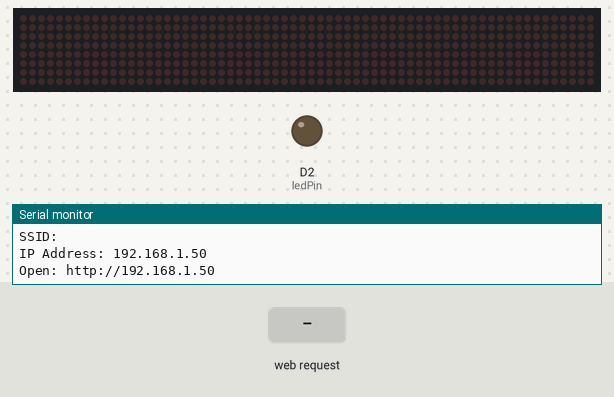
A sketch run on a simulated Arduino MKR. On the bench: 64×8 LED matrix, output pins drawn as LEDs (lit = HIGH), the last lines printed to the serial monitor. Inputs (shaded band) come from the test bench. WiFi joins after 1.5 s; servers stay silent unless stated.

Above: at 12.7 s.
12.8 s: HTTP request GET /button1-0 received
14.3 s: HTTP request GET /buttonR received
15.8 s: HTTP request GET /button3-0 received
17.3 s: HTTP request GET /button2-0 received
18.8 s: HTTP request GET /button4-0 received
At 19.6 s:
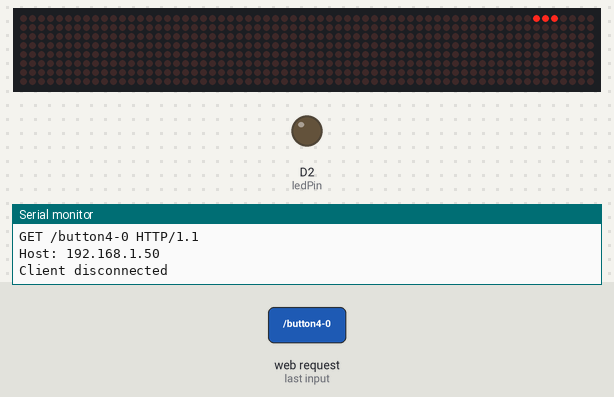
20.3 s: HTTP request GET /button5-0 received
Timing chart, 0 to 22.8 s (numbered marks = the images above; inputs shaded):
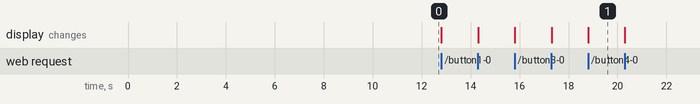

The sketch:

pixeluino_main.ino
```cpp
#include <SPI.h>
#include <WiFi101.h>
#include <LedControl.h>

int DIN = 7;
int CS =  6;
int CLK = 5;
LedControl lc=LedControl(DIN,CLK,CS,0);

char ssid[] = "";      // your network name
char pass[] = "";      // your network password
int keyIndex = 0;
int status = WL_IDLE_STATUS;
WiFiServer server(80);

WiFiClient client = server.available();

int ledPin = 2;

void setup() {
  lc.shutdown(0,false);
  lc.setIntensity(0,15);
  lc.clearDisplay(0);
  Serial.begin(9600);
  pinMode(ledPin, OUTPUT);
  while (!Serial);

  enable_WiFi();
  connect_WiFi();

  server.begin();
  printWifiStatus();
}

void loop() {
  client = server.available();

  if (client) {
    printWEB();
  }
}

void printWifiStatus() {

  Serial.print("SSID: ");
  Serial.println(WiFi.SSID());

  IPAddress ip = WiFi.localIP();
  Serial.print("IP Address: ");
  Serial.println(ip);

  Serial.print("Open: http://");
  Serial.println(ip);
}

void enable_WiFi() {

  String fv = WiFi.firmwareVersion();
  if (fv < "1.0.0") {
    Serial.println("Update your firmware.");
  }
}

void connect_WiFi() {
  while (status != WL_CONNECTED) {
    Serial.print("Trying to connect to SSID: ");
    Serial.println(ssid);
    // korstin WPA
    status = WiFi.begin(ssid, pass);
    delay(10000);
  }
}

void printWEB() {

  if (client) {
    Serial.println("New client");
    String currentLine = "";
    while (client.connected()) {
      if (client.available()) {
        char c = client.read();
        Serial.write(c);
        if (c == '\n') {


          if (currentLine.length() == 0) {

            client.println("HTTP/1.1 200 OK");
            client.println("Content-type:text/html");
            client.println();

           client.println("<!DOCTYPE html>");
           client.println("<html lang=\"en\">");
            client.println("<head> <meta charset=\"UTF-8\"> <meta http-equiv=\"X-UA-Compatible\" content=\"IE=edge\"> <meta name=\"viewport\" content=\"width=device-width, initial-scale=1.0\"> <title>Arduino Crtanje2</title></head>");
           client.println("<body>");
            client.println("<style>body{text-align: center;}h2{margin-top: 50px;}.block{display: inline-block; background: #373435; text-align: center; border-radius: 5%; height: 300px; width: 300px; margin-left: auto; margin-right: auto;}.button{background-color: #fff; color: transparent; border-radius: 50%; margin-left: 5px; width: 27px; height: 27px; margin-left: auto; margin-right: auto;}.top{display: inline-block; width: 2em; height: 1.5em; border: 0.5em solid #333; border-radius: 50%;}.kocka{margin-top: 10px; height: 27px; display: flex; bottom: 27px;}.kockavrh{margin-top: 7.5px; height: 27px; display: flex; bottom: 27px;}.kockadno{margin-top: 10px; height: 27px; display: flex; bottom: 27px;}#btnRefresh{background: transparent; border-color: transparent; width: 50px; height: 50px; border-radius: 50%; margin-left: 310px; display: flex; margin-top: -35px;}#img2{width: 30px; height: 30px;}</style>");
           client.println("<h2> Crtaj Ovdje! </h2>");
            client.println("<div class=\"container\">");
            client.println("<div class=\"block\">");
            client.println("<div class=\"kockavrh\"> <div class=\"button\"id=\"button1-0\"></div><div class=\"button\"id=\"button2-0\"></div><div class=\"button\"id=\"button3-0\"></div><div class=\"button\"id=\"button4-0\"></div><div class=\"button\"id=\"button5-0\"></div><div class=\"button\"id=\"button6-0\"></div><div class=\"button\"id=\"button7-0\"></div><div class=\"button\"id=\"button8-0\"></div></div>");
            client.println("<div class=\"kocka\"> <div class=\"button\"id=\"button1-1\"></div><div class=\"button\"id=\"button2-1\"></div><div class=\"button\"id=\"button3-1\"></div><div class=\"button\"id=\"button4-1\"></div><div class=\"button\"id=\"button5-1\"></div><div class=\"button\"id=\"button6-1\"></div><div class=\"button\"id=\"button7-1\"></div><div class=\"button\"id=\"button8-1\"></div></div>");
            client.println("<div class=\"kocka\"> <div class=\"button\"id=\"button1-2\"></div><div class=\"button\"id=\"button2-2\"></div><div class=\"button\"id=\"button3-2\"></div><div class=\"button\"id=\"button4-2\"></div><div class=\"button\"id=\"button5-2\"></div><div class=\"button\"id=\"button6-2\"></div><div class=\"button\"id=\"button7-2\"></div><div class=\"button\"id=\"button8-2\"></div></div>");
            client.println("<div class=\"kocka\"> <div class=\"button\"id=\"button1-3\"></div><div class=\"button\"id=\"button2-3\"></div><div class=\"button\"id=\"button3-3\"></div><div class=\"button\"id=\"button4-3\"></div><div class=\"button\"id=\"button5-3\"></div><div class=\"button\"id=\"button6-3\"></div><div class=\"button\"id=\"button7-3\"></div><div class=\"button\"id=\"button8-3\"></div></div>");
            client.println("<div class=\"kocka\"> <div class=\"button\"id=\"button1-4\"></div><div class=\"button\"id=\"button2-4\"></div><div class=\"button\"id=\"button3-4\"></div><div class=\"button\"id=\"button4-4\"></div><div class=\"button\"id=\"button5-4\"></div><div class=\"button\"id=\"button6-4\"></div><div class=\"button\"id=\"button7-4\"></div><div class=\"button\"id=\"button8-4\"></div></div>");
            client.println("<div class=\"kocka\"> <div class=\"button\"id=\"button1-5\"></div><div class=\"button\"id=\"button2-5\"></div><div class=\"button\"id=\"button3-5\"></div><div class=\"button\"id=\"button4-5\"></div><div class=\"button\"id=\"button5-5\"></div><div class=\"button\"id=\"button6-5\"></div><div class=\"button\"id=\"button7-5\"></div><div class=\"button\"id=\"button8-5\"></div></div>");
            client.println("<div class=\"kocka\"> <div class=\"button\"id=\"button1-6\"></div><div class=\"button\"id=\"button2-6\"></div><div class=\"button\"id=\"button3-6\"></div><div class=\"button\"id=\"button4-6\"></div><div class=\"button\"id=\"button5-6\"></div><div class=\"button\"id=\"button6-6\"></div><div class=\"button\"id=\"button7-6\"></div><div class=\"button\"id=\"button8-6\"></div></div>");
            client.println("<div class=\"kockadno\"> <div class=\"button\"id=\"button1-7\"></div><div class=\"button\"id=\"button2-7\"></div><div class=\"button\"id=\"button3-7\"></div><div class=\"button\"id=\"button4-7\"></div><div class=\"button\"id=\"button5-7\"></div><div class=\"button\"id=\"button6-7\"></div><div class=\"button\"id=\"button7-7\"></div><div class=\"button\"id=\"button8-7\"></div></div>");
            client.println("<script>");
            client.println("let allButtons=document.querySelectorAll(\"div[id^=button]\"),rbtn=document.getElementById(\"btnRefresh\");const xhr=new XMLHttpRequest;let urlSearch=window.location.href;for(var i=0;i<allButtons.length;i++)allButtons[i].addEventListener(\"click\",function(){console.clear(),console.log(\"Stisnuli ste:\",this.id);let o=this.id;document.getElementById(this.id).style.backgroundColor=\"#FF3622\";let t=window.location.protocol+\"//\"+window.location.host+window.location.pathname+o;window.history.pushState({path:t},\"\",t),xhr.open(\"GET\",t),xhr.send();let n=window.location.origin;window.history.pushState({path:n},\"\",n)});performance.navigation.type==performance.navigation.TYPE_RELOAD?(xhr.open(\"GET\",window.location.protocol+\"//\"+window.location.host+window.location.pathname+\"buttonR\"),xhr.send(),window.history.pushState(void 0,void 0,window.location.origin)):(console.clear(),console.log(\"Testirano na Mozilla Firefox, 100.00 64bit Manjaro Linux\"));");
            client.println("</script>");

            client.println();
            break;
          }
          else {
            currentLine = "";
          }
        }
        else if (c != '\r') {
          currentLine += c;
        }


        if (currentLine.endsWith("/buttonR")) {
          lc.clearDisplay(0);
        }
        if (currentLine.endsWith("/button1-0")) {
          Serial.println(currentLine);
          lc.setLed(0,0,0,true);
        }
        if (currentLine.endsWith("/button2-0")) {
          Serial.println(currentLine);
          lc.setLed(0,0,1,true);
        }
        if (currentLine.endsWith("/button3-0")) {
          lc.setLed(0,0,2,true);
        }
        if (currentLine.endsWith("/button4-0")) {
          lc.setLed(0,0,3,true);
        }
        if (currentLine.endsWith("/button5-0")) {
          lc.setLed(0,0,4,true);
        }
        if (currentLine.endsWith("/button6-0")) {
          lc.setLed(0,0,5,true);
        }
        if (currentLine.endsWith("/button7-0")) {
          lc.setLed(0,0,6,true);
        }
        if (currentLine.endsWith("/button8-0")) {
          lc.setLed(0,0,7,true);
        }
        if (currentLine.endsWith("/button1-1")) {
          lc.setLed(0,1,0,true);
        }
        if (currentLine.endsWith("button2-1")) {
          lc.setLed(0,1,1,true);
        }
        if (currentLine.endsWith("button3-1")) {
          lc.setLed(0,1,2,true);
        }
        if (currentLine.endsWith("button4-1")) {
          lc.setLed(0,1,3,true);
        }
        if (currentLine.endsWith("button5-1")) {
          lc.setLed(0,1,4,true);
        }
        if (currentLine.endsWith("button6-1")) {
          lc.setLed(0,1,5,true);
        }
        if (currentLine.endsWith("button7-1")) {
          lc.setLed(0,1,6,true);
        }
        if (currentLine.endsWith("button8-1")) {
          lc.setLed(0,1,7,true);
        }
        if (currentLine.endsWith("button1-2")) {
          lc.setLed(0,2,0,true);
        }
        if (currentLine.endsWith("button2-2")) {
          lc.setLed(0,2,1,true);
        }
        if (currentLine.endsWith("button3-2")) {
          lc.setLed(0,2,2,true);
        }
        if (currentLine.endsWith("button4-2")) {
          lc.setLed(0,2,3,true);
        }
        if (currentLine.endsWith("button5-2")) {
          lc.setLed(0,2,4,true);
        }
        if (currentLine.endsWith("button6-2")) {
          lc.setLed(0,2,5,true);
        }
        if (currentLine.endsWith("button7-2")) {
          lc.setLed(0,2,6,true);
        }
        if (currentLine.endsWith("button8-2")) {
          lc.setLed(0,2,7,true);
        }
        if (currentLine.endsWith("button1-3")) {
          lc.setLed(0,3,0,true);
        }
        if (currentLine.endsWith("button2-3")) {
          lc.setLed(0,3,1,true);
        }
        if (currentLine.endsWith("button3-3")) {
          lc.setLed(0,3,2,true);
        }
        if (currentLine.endsWith("button4-3")) {
          lc.setLed(0,3,3,true);
        }
        if (currentLine.endsWith("button5-3")) {
          lc.setLed(0,3,4,true);
        }
        if (currentLine.endsWith("button6-3")) {
          lc.setLed(0,3,5,true);
        }
        if (currentLine.endsWith("button7-3")) {
          lc.setLed(0,3,6,true);
        }
        if (currentLine.endsWith("button8-3")) {
          lc.setLed(0,3,7,true);
        }
        if (currentLine.endsWith("button1-4")) {
          lc.setLed(0,4,0,true);
        }
        if (currentLine.endsWith("button2-4")) {
          lc.setLed(0,4,1,true);
        }
        if (currentLine.endsWith("button3-4")) {
          lc.setLed(0,4,2,true);
        }
        if (currentLine.endsWith("button4-4")) {
          lc.setLed(0,4,3,true);
        }
        if (currentLine.endsWith("button5-4")) {
          lc.setLed(0,4,4,true);
        }
        if (currentLine.endsWith("button6-4")) {
          lc.setLed(0,4,5,true);
        }
        if (currentLine.endsWith("button7-4")) {
          lc.setLed(0,4,6,true);
        }
        if (currentLine.endsWith("button8-4")) {
          lc.setLed(0,4,7,true);
        }
        if (currentLine.endsWith("button1-5")) {
          lc.setLed(0,5,0,true);
        }
        if (currentLine.endsWith("button2-5")) {
          lc.setLed(0,5,1,true);
        }
        if (currentLine.endsWith("button3-5")) {
          lc.setLed(0,5,2,true);
        }
        if (currentLine.endsWith("button4-5")) {
          lc.setLed(0,5,3,true);
        }
        if (currentLine.endsWith("button5-5")) {
          lc.setLed(0,5,4,true);
        }
        if (currentLine.endsWith("button6-5")) {
          lc.setLed(0,5,5,true);
        }
        if (currentLine.endsWith("button7-5")) {
          lc.setLed(0,5,6,true);
        }
        if (currentLine.endsWith("button8-5")) {
          lc.setLed(0,5,7,true);
        }
        if (currentLine.endsWith("button1-6")) {
          lc.setLed(0,6,0,true);
        }
        if (currentLine.endsWith("button2-6")) {
          lc.setLed(0,6,1,true);
        }
        if (currentLine.endsWith("button3-6")) {
          lc.setLed(0,6,2,true);
        }
        if (currentLine.endsWith("button4-6")) {
          lc.setLed(0,6,3,true);
        }
        if (currentLine.endsWith("button5-6")) {
          lc.setLed(0,6,4,true);
        }
        if (currentLine.endsWith("button6-6")) {
          lc.setLed(0,6,5,true);
        }
        if (currentLine.endsWith("button7-6")) {
          lc.setLed(0,6,6,true);
        }
        if (currentLine.endsWith("button8-6")) {
          lc.setLed(0,6,7,true);
        }
        if (currentLine.endsWith("button1-7")) {
          lc.setLed(0,7,0,true);
        }
        if (currentLine.endsWith("button2-7")) {
          lc.setLed(0,7,1,true);
        }
        if (currentLine.endsWith("button3-7")) {
          lc.setLed(0,7,2,true);
        }
        if (currentLine.endsWith("button4-7")) {
          lc.setLed(0,7,3,true);
        }
        if (currentLine.endsWith("button5-7")) {
          lc.setLed(0,7,4,true);
        }
        if (currentLine.endsWith("button6-7")) {
          lc.setLed(0,7,5,true);
        }
        if (currentLine.endsWith("button7-7")) {
          lc.setLed(0,7,6,true);
        }
        if (currentLine.endsWith("button8-7")) {
          lc.setLed(0,7,7,true);
        }


      }
    }
    client.stop();
    Serial.println("Client disconnected");
  }
}
```

Measured:
- after the input at 18.8 s, the display: changes at once (image 1)
